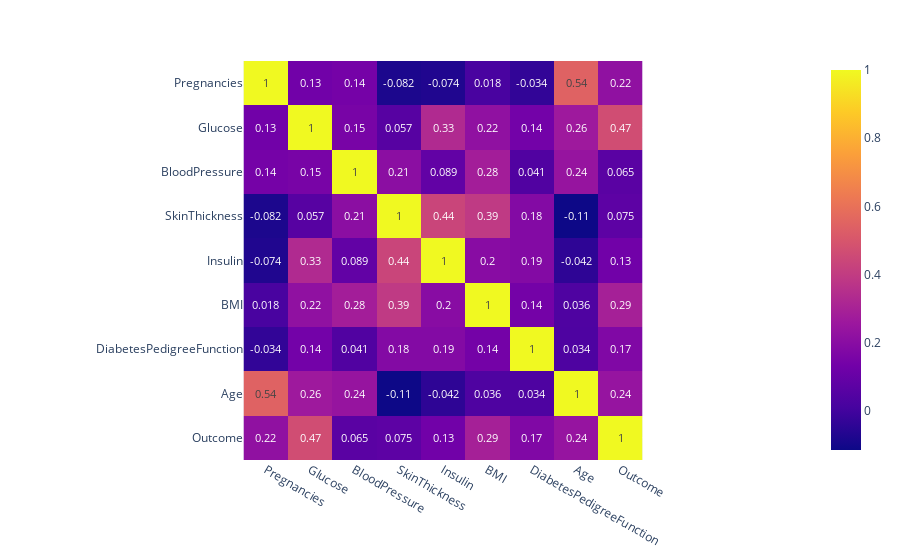

Here is the notebook cell this chart was saved with:
### Code cell
px.imshow(df.corr(),text_auto='.02')

### Figure 1 — Plotly figure (JSON) as saved in the notebook; plotly's stock layout.template omitted (floating-point values rounded to 4 significant figures)
{"data": [{"coloraxis": "coloraxis", "hovertemplate": "x: %{x}<br>y: %{y}<br>color: %{z}<extra></extra>", "name": "0", "texttemplate": "%{z:.02}", "type": "heatmap", "x": ["Pregnancies", "Glucose", "BloodPressure", "SkinThickness", "Insulin", "BMI", "DiabetesPedigreeFunction", "Age", "Outcome"], "xaxis": "x", "y": ["Pregnancies", "Glucose", "BloodPressure", "SkinThickness", "Insulin", "BMI", "DiabetesPedigreeFunction", "Age", "Outcome"], "yaxis": "y", "z": [[1, 0.1295, 0.1413, -0.08167, -0.07353, 0.01768, -0.03352, 0.5443, 0.2219], [0.1295, 1, 0.1526, 0.05733, 0.3314, 0.2211, 0.1373, 0.2635, 0.4666], [0.1413, 0.1526, 1, 0.2074, 0.08893, 0.2818, 0.04126, 0.2395, 0.06507], [-0.08167, 0.05733, 0.2074, 1, 0.4368, 0.3926, 0.1839, -0.114, 0.07475], [-0.07353, 0.3314, 0.08893, 0.4368, 1, 0.1979, 0.1851, -0.04216, 0.1305], [0.01768, 0.2211, 0.2818, 0.3926, 0.1979, 1, 0.1406, 0.03624, 0.2927], [-0.03352, 0.1373, 0.04126, 0.1839, 0.1851, 0.1406, 1, 0.03356, 0.1738], [0.5443, 0.2635, 0.2395, -0.114, -0.04216, 0.03624, 0.03356, 1, 0.2384], [0.2219, 0.4666, 0.06507, 0.07475, 0.1305, 0.2927, 0.1738, 0.2384, 1]]}], "layout": {"coloraxis": {"colorscale": [[0, "#0d0887"], [0.1111, "#46039f"], [0.2222, "#7201a8"], [0.3333, "#9c179e"], [0.4444, "#bd3786"], [0.5556, "#d8576b"], [0.6667, "#ed7953"], [0.7778, "#fb9f3a"], [0.8889, "#fdca26"], [1, "#f0f921"]]}, "margin": {"t": 60}, "xaxis": {"anchor": "y", "constrain": "domain", "domain": [0, 1], "scaleanchor": "y"}, "yaxis": {"anchor": "x", "autorange": "reversed", "constrain": "domain", "domain": [0, 1]}}}
